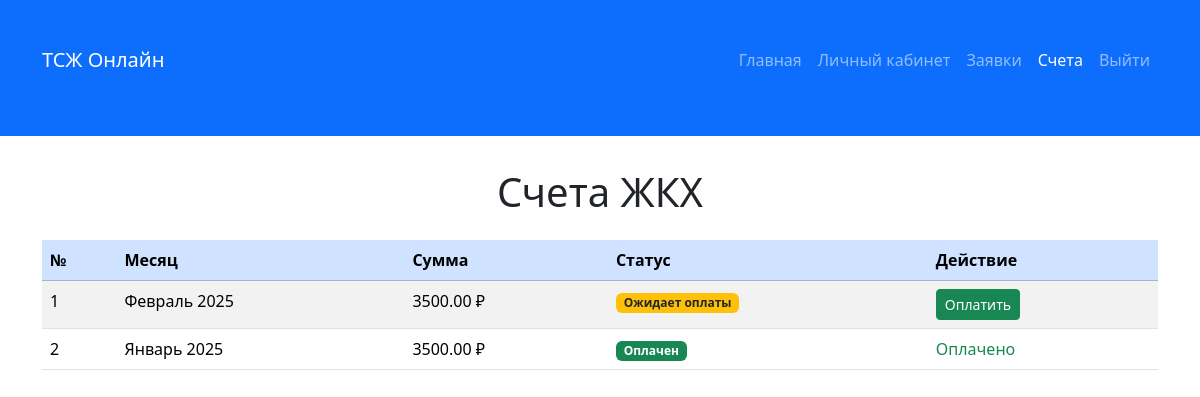
The page /bills.php (signed in) on the database its author committed.
### tables this page shows
CREATE TABLE IF NOT EXISTS bills (
  id INT PRIMARY KEY AUTO_INCREMENT,
  user_id INT NOT NULL,
  month VARCHAR(50) NOT NULL,
  amount DECIMAL(10,2) NOT NULL,
  status VARCHAR(50) NOT NULL DEFAULT 'Ожидает оплаты',
  FOREIGN KEY (user_id) REFERENCES users(id) ON DELETE CASCADE
);

### bills.php (the view, shortened to what this page needs)
<?php
require_once 'db.php';
$user_id = (int) $_SESSION['user_id'];
$stmt = mysqli_prepare($conn, "SELECT id, month, amount, status FROM bills WHERE user_id = ? ORDER BY id DESC");
mysqli_stmt_bind_param($stmt, 'i', $user_id);
mysqli_stmt_execute($stmt);
$result = mysqli_stmt_get_result($stmt);
$bills = mysqli_fetch_all($result, MYSQLI_ASSOC);
?>
<!DOCTYPE html>
<html lang="ru">
<head>
    <link href="https://cdn.jsdelivr.net/npm/bootstrap@5.3.2/dist/css/bootstrap.min.css" rel="stylesheet">
    <link rel="stylesheet" href="style.css">
</head>
<body>
    <nav class="navbar navbar-expand-lg navbar-dark bg-primary">
        <div class="container">
            <a class="navbar-brand" href="index.php">ТСЖ Онлайн</a>
            <div class="collapse navbar-collapse" id="navbarNav">
                <ul class="navbar-nav ms-auto">
                    <li class="nav-item"><a class="nav-link" href="index.php">Главная</a></li>
                    <li class="nav-item"><a class="nav-link" href="dashboard.php">Личный кабинет</a></li>
                    <li class="nav-item"><a class="nav-link" href="requests.php">Заявки</a></li>
                    <li class="nav-item"><a class="nav-link active" href="bills.php">Счета</a></li>
                    <li class="nav-item"><a class="nav-link" href="logout.php">Выйти</a></li>
                </ul>
            </div>
        </div>
    </nav>
    <div class="container">
        <h1>Счета ЖКХ</h1>
        <?php if (count($bills) > 0): ?>
            <div class="table-responsive">
                <table class="table table-striped table-hover">
                    <thead class="table-primary">
                        <tr>
                            <th>№</th>
                            <th>Месяц</th>
                            <th>Сумма</th>
                            <th>Статус</th>
                            <th>Действие</th>
                        </tr>
                    </thead>
                    <tbody>
                        <?php foreach ($bills as $index => $row): ?>
                            <?php
                            $amountFormatted = number_format((float) $row['amount'], 2, '.', '') . ' ₽';
                            if ($row['status'] === 'Оплачен') {
                                $badgeClass = 'badge bg-success';
                            } elseif ($row['status'] === 'Ожидает оплаты') {
                                $badgeClass = 'badge bg-warning text-dark';
                            } else {
                                $badgeClass = 'badge bg-secondary';
                            }
                            ?>
                            <tr>
                                <td><?= $index + 1 ?></td>
                                <td><?= htmlspecialchars($row['month']) ?></td>
                                <td><?= htmlspecialchars($amountFormatted) ?></td>
                                <td><span class="<?= $badgeClass ?>"><?= htmlspecialchars($row['status']) ?></span></td>
                                <td>
                                    <?php if ($row['status'] === 'Ожидает оплаты'): ?>
                                        <form method="post" action="pay_bill.php">
                                            <button type="submit" class="btn btn-sm btn-success">Оплатить</button>
                                        </form>
                                    <?php elseif ($row['status'] === 'Оплачен'): ?>
                                        <span class="text-success">Оплачено</span>
                                    <?php else: ?>
                                        —
                                    <?php endif; ?>
                                </td>
                            </tr>
                        <?php endforeach; ?>
                    </tbody>
                </table>
            </div>
        <?php else: ?>
            <p class="text-muted">У вас пока нет выставленных счетов</p>
        <?php endif; ?>
    </div>
</body>
</html>

### style.css (style rules this page uses)
.container { margin-top: 2rem; margin-bottom: 3rem; }
h1, h2 { text-align: center; margin-bottom: 1.5rem; }
.table-responsive { margin-top: 1rem; }

### rows shown on the page
bills: month "Февраль 2025", amount "3500.00 ₽", status "Ожидает оплаты"
bills: month "Январь 2025", amount "3500.00 ₽", status "Оплачен", shows "Оплачено"
